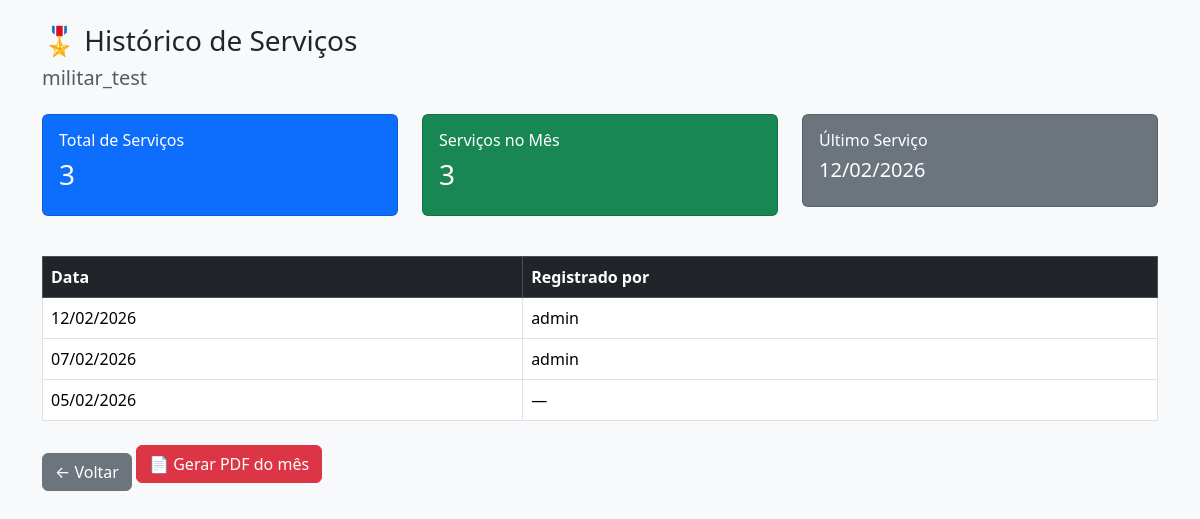
/militar/6/historico/ (signed in), run on the app's committed database.
### core/models.py (models this page shows, shortened)
class Militar(models.Model):
    GRADUACOES_CHOICES = [
        ('SD', 'Soldado'),
        ('CB', 'Cabo'),
        ('3SG', '3º Sargento'),
        ('2SG', '2º Sargento'),
        ('1SG', '1º Sargento'),
        ('ST', 'Subtenente'),
        ('ASP', 'Aspirante'),
        ('2TEN', '2º Tenente'),
        ('1TEN', '1º Tenente'),
        ('CAP', 'Capitão'),
        ('MAJ', 'Major'),
        ('TC', 'Tenente-Coronel'),
        ('CEL', 'Coronel'),
        ('GEN', 'General'),
    ]
    nome = models.CharField(max_length=100)
    graduacao = models.CharField(max_length=20, choices=GRADUACOES_CHOICES)
    subunidade = models.CharField(max_length=50)
    ativo = models.BooleanField(default=True)

class Servico(models.Model):
    militar = models.ForeignKey(
        Militar,
        on_delete=models.CASCADE,
        related_name='servicos'
    )
    data = models.DateField()
    registrado_por = models.ForeignKey(
        User,
        on_delete=models.SET_NULL,
        null=True,
        blank=True
    )
    data_registro = models.DateTimeField(auto_now_add=True)
    class Meta:
        unique_together = ('militar', 'data')
        ordering = ['-data']
        verbose_name = 'Serviço'
        verbose_name_plural = 'Serviços'

### core/views.py (the view)
@login_required
def historico_militar(request, militar_id):
    if not pode_gerar_relatorios(request.user):
        return HttpResponseForbidden("Você não tem permissão para acessar este histórico.")
    militar = get_object_or_404(Militar, id=militar_id)
    servicos = Servico.objects.filter(
        militar=militar
    ).order_by('-data')
    hoje = date.today()
    total_servicos = servicos.count()
    ultimo_servico = servicos.first()
    total_mes = servicos.filter(
        data__month=hoje.month,
        data__year=hoje.year
    ).count()
    context = {
        'militar': militar,
        'servicos': servicos,
        'total_servicos': total_servicos,
        'ultimo_servico': ultimo_servico,
        'total_mes': total_mes,
    }
    return render(request, 'core/historico_militar.html', context)

### core/utils/permissoes.py (called while the page is built)
def is_admin(user):
    if not user or not user.is_authenticated:
        return False
    return user.is_superuser or user.groups.filter(name=ADMIN_GROUP).exists()

def pode_gerar_relatorios(user):
    return is_admin(user) or is_sargenteante(user)

### core/templates/core/historico_militar.html (shortened to what this page needs)
<!DOCTYPE html>
<html lang="pt-BR">
<head>
    <link href="https://cdn.jsdelivr.net/npm/bootstrap@5.3.2/dist/css/bootstrap.min.css"
          rel="stylesheet">
</head>
<body class="bg-light">
<div class="container mt-4">
    <h3>🎖️ Histórico de Serviços</h3>
    <h5 class="text-muted">{{ militar.nome }}</h5>
    <div class="row mt-4">
        <div class="col-md-4">
            <div class="card text-bg-primary mb-3">
                <div class="card-body">
                    <h6>Total de Serviços</h6>
                    <h3>{{ total_servicos }}</h3>
                </div>
            </div>
        </div>
        <div class="col-md-4">
            <div class="card text-bg-success mb-3">
                <div class="card-body">
                    <h6>Serviços no Mês</h6>
                    <h3>{{ total_mes }}</h3>
                </div>
            </div>
        </div>
        <div class="col-md-4">
            <div class="card text-bg-secondary mb-3">
                <div class="card-body">
                    <h6>Último Serviço</h6>
                    <h5>
                        {% if ultimo_servico %}
                            {{ ultimo_servico.data|date:"d/m/Y" }}
                        {% else %}
                            —
                        {% endif %}
                    </h5>
                </div>
            </div>
        </div>
    </div>
    <table class="table table-bordered table-hover mt-4">
        <thead class="table-dark">
            <tr>
                <th>Data</th>
                <th>Registrado por</th>
            </tr>
        </thead>
        <tbody>
            {% for servico in servicos %}
                <tr>
                    <td>{{ servico.data|date:"d/m/Y" }}</td>
                    <td>
                        {% if servico.registrado_por %}
                            {{ servico.registrado_por.username }}
                        {% else %}
                            —
                        {% endif %}
                    </td>
                </tr>
            {% empty %}
                <tr>
                    <td colspan="2" class="text-center">Nenhum serviço registrado</td>
                </tr>
            {% endfor %}
        </tbody>
    </table>
    <a href="{% url 'efetivo_do_dia' %}" class="btn btn-secondary mt-3">
        ← Voltar
    </a>
    <a href="{% url 'relatorio_mensal_militar_pdf' militar.id 2025 1 %}"
   class="btn btn-danger">
   📄 Gerar PDF do mês
</a>
</div>
</body>
</html>

### data on the page
Militar: nome "militar_test"
Servico: data "12/02/2026", registrado_por.username "admin"
Servico: data "07/02/2026", registrado_por.username "admin"
Servico: data "05/02/2026"

### other printed values
{{ total_servicos }} "3"
{{ total_mes }} "3"
